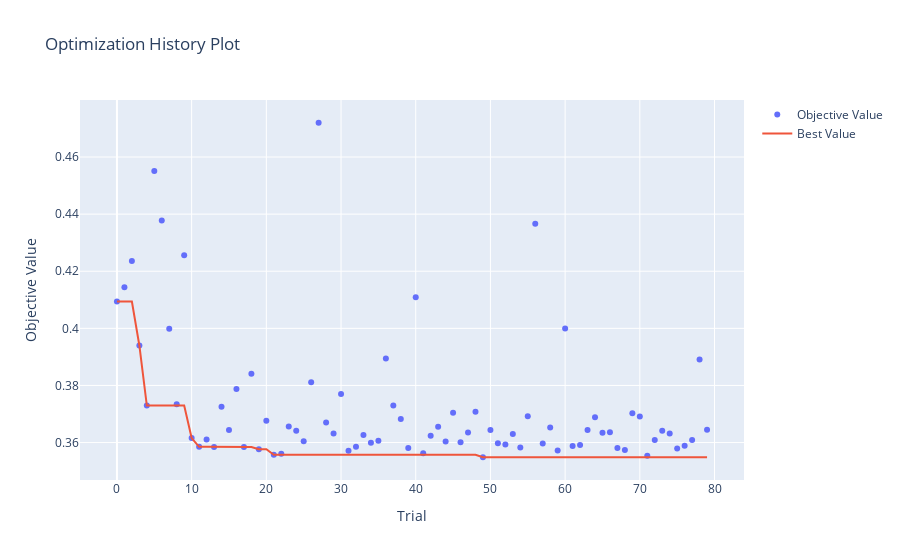

Notebook cell for this chart:
### Markdown cell above
## 2. Проинтерпретировать полученную модель

### Code cell
fig = optuna.visualization.plot_optimization_history(study)
fig.show()
